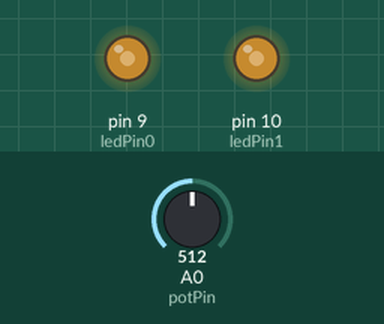
The sketch below on a simulated Arduino Uno, built with avr-gcc and run on an emulated ATmega328P. On the bench: output pins drawn as LEDs (lit = HIGH). Inputs (shaded band) come from the test bench; at power-on: A0 (potPin) = 512.

Above: at 1.2 s.
1.3 s: A0 (potPin) set to 716
At 1.6 s:
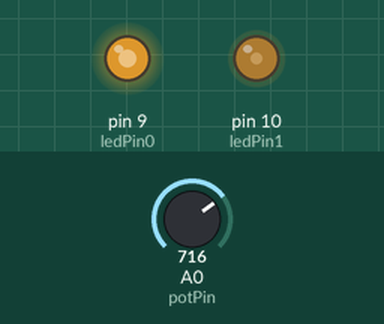
2.8 s: A0 (potPin) set to 900
At 4.0 s:
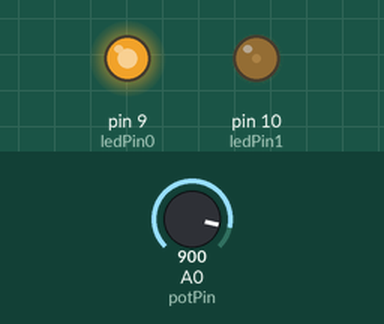
4.3 s: A0 (potPin) set to 1023
At 5.1 s:
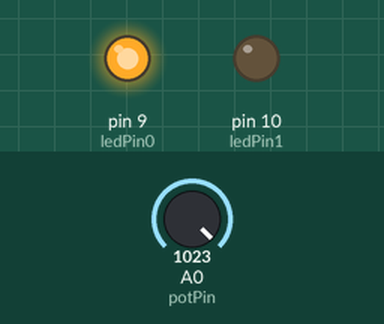
5.8 s: A0 (potPin) set to 306
At 6.3 s:
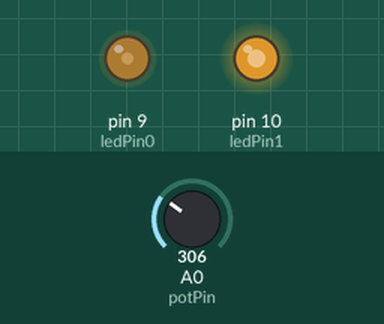
7.3 s: A0 (potPin) set to 122
At 8.5 s:
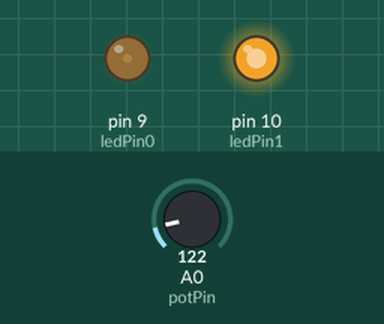
8.8 s: A0 (potPin) set to 511
At 9.8 s:
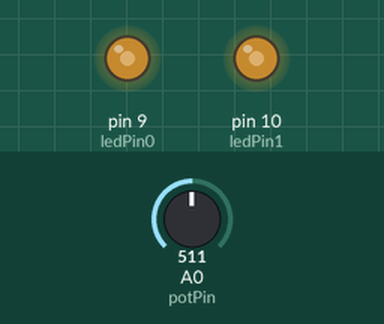
Timing chart, 0 to 11.3 s (numbered marks = the images above; inputs shaded):
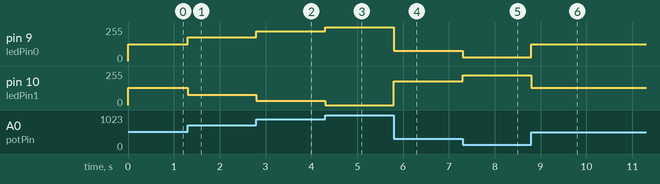

The sketch:

MappingScalingNormalization.pde
```cpp
// (licence header left out)
const int ledPin0 = 9;    // PWM
const int ledPin1 = 10;   // PDM
const int potPin = A0; // Analog input

void setup()  {
  // nothing happens in setup
}

void loop()  {
  int pot = analogRead(potPin); // read analog input 0-1023

  // The goal of the following code samples is to demonstrate
  // several methods for creating a two "opposite" outputs
  // from a single input.  One output will go up, when the
  // other goes down.  This inversion is something like a see-saw.
  // The resulting output is then mapped onto a 0-255 scale,
  // which is required for analogWrite() (analogWrite only knows how
  // to deal with values that range from 0-255).

  // Method 1 (Just the math)
  /*
  int invertedPot =  1024 - pot; // this range from 1023-0
  int ledMap0 =         pot * (255.0 / 1023.0);
  int ledMap1 = invertedPot * (255.0 / 1023.0);
  */

  // Method 2 (mapping inputs and outputs using Arduino's map function)
  int ledMap0 = map(pot,0,1023,0,255);
  int ledMap1 = map(pot,0,1023,255,0);


  // Write the analog (PWM) output
  analogWrite(ledPin0,ledMap0);
  analogWrite(ledPin1,ledMap1);
}
```

Measured:
- after the input at 1.3 s, pin 9 (ledPin0): 127/255 → 178/255 at once; pin 10 (ledPin1): 128/255 → 77/255 at once
- after the input at 2.8 s, pin 9 (ledPin0): 178/255 → 224/255 at once; pin 10 (ledPin1): 77/255 → 31/255 at once
- after the input at 4.3 s, pin 9 (ledPin0): 224/255 → 255/255 at once; pin 10 (ledPin1): 31/255 → 0/255 at once
- after the input at 5.8 s, pin 9 (ledPin0): 255/255 → 76/255 at once; pin 10 (ledPin1): 0/255 → 179/255 at once
- after the input at 7.3 s, pin 9 (ledPin0): 76/255 → 30/255 at once; pin 10 (ledPin1): 179/255 → 225/255 at once
- after the input at 8.8 s, pin 9 (ledPin0): 30/255 → 127/255 at once; pin 10 (ledPin1): 225/255 → 128/255 at once
